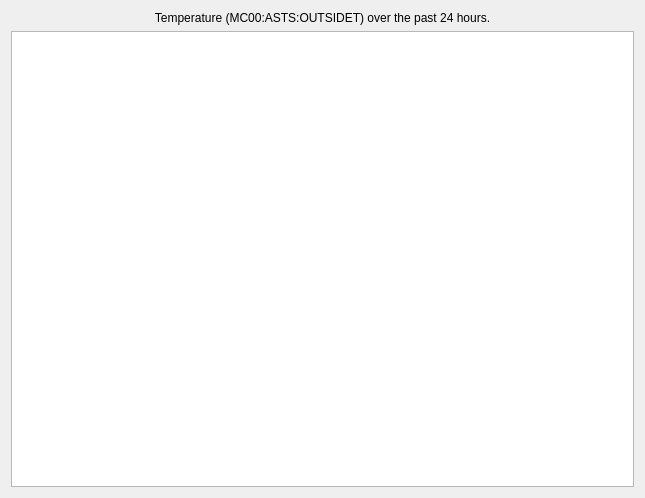
<?xml version="1.0" encoding="UTF-8"?>
<ui version="4.0">
 <class>Form</class>
 <widget class="QWidget" name="Form">
  <property name="geometry">
   <rect>
    <x>0</x>
    <y>0</y>
    <width>645</width>
    <height>498</height>
   </rect>
  </property>
  <property name="windowTitle">
   <string>Archiver Plot</string>
  </property>
  <layout class="QGridLayout" name="gridLayout">
   <item row="1" column="0">
    <widget class="PyDMWaveformPlot" name="pydmWaveformPlot">
     <property name="minimumSize">
      <size>
       <width>400</width>
       <height>300</height>
      </size>
     </property>
     <property name="toolTip">
      <string/>
     </property>
     <property name="whatsThis">
      <string>Plots a waveform.</string>
     </property>
     <property name="yChannel">
      <string>archiver://pv=MC00:ASTS:OUTSIDET</string>
     </property>
    </widget>
   </item>
   <item row="0" column="0">
    <widget class="QLabel" name="label">
     <property name="text">
      <string>Temperature (MC00:ASTS:OUTSIDET) over the past 24 hours.</string>
     </property>
     <property name="alignment">
      <set>Qt::AlignCenter</set>
     </property>
    </widget>
   </item>
  </layout>
 </widget>
 <customwidgets>
  <customwidget>
   <class>PyDMWaveformPlot</class>
   <extends>QGraphicsView</extends>
   <header>waveformplot</header>
  </customwidget>
 </customwidgets>
 <resources/>
 <connections/>
</ui>
